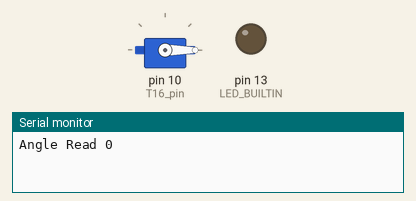
Recording of a sketch running on a simulated Teensy 4. Parts: servo, output pins drawn as LEDs (lit = HIGH), the last lines printed to the serial monitor.

Above: at 0.1 s.
At 9.1 s:
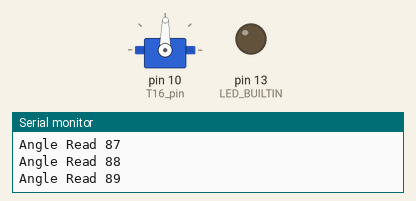
At 18.26 s:
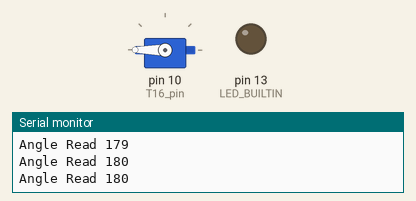
At 39.73 s:
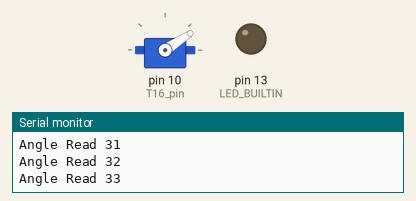
Timing chart, 0 to 40.0 s (numbered marks = the images above):
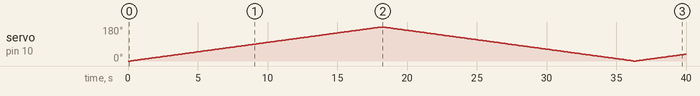

The sketch:

T16.ino
```cpp
#include <PWMServo.h>

PWMServo myservo;  // create servo object for controlling servo
                // max 8 servos can be created

int pos = 0;    // variable to store servo position
int T16_pin = 10;  // servo pin for FS6530M feetech servo motor

void setup() {
  // put your setup code here, to run once:
    Serial.begin(9600);
    pinMode(LED_BUILTIN, OUTPUT);
    myservo.attach(T16_pin, 544, 2400);  // attached pin number on Teensy as defined above
    myservo.write(0);
    Serial.printf("Angle Read %d\r\n", myservo.read());
    delay(100);
}

void loop() {
  // put your main code here, to run repeatedly:
for(pos = 0; pos<=180; pos += 1)  //goes from 0 deg to 180 deg (max is 180deg)
{
  myservo.write(pos);
  Serial.printf("Angle Read %d\r\n", myservo.read());

  delay(100);
}
for(pos = 180; pos>=0; pos -= 1)
{
  myservo.write(pos);
  Serial.printf("Angle Read %d\r\n", myservo.read());

  delay(100);
}
}
```

Measured:
- by itself, servo on pin 10 (T16_pin): 0° → 1° at 0.20 s, → 2° 0.10 s later, → 3° 0.10 s later, → 4° 0.10 s later, … (396 changes in this stretch)
